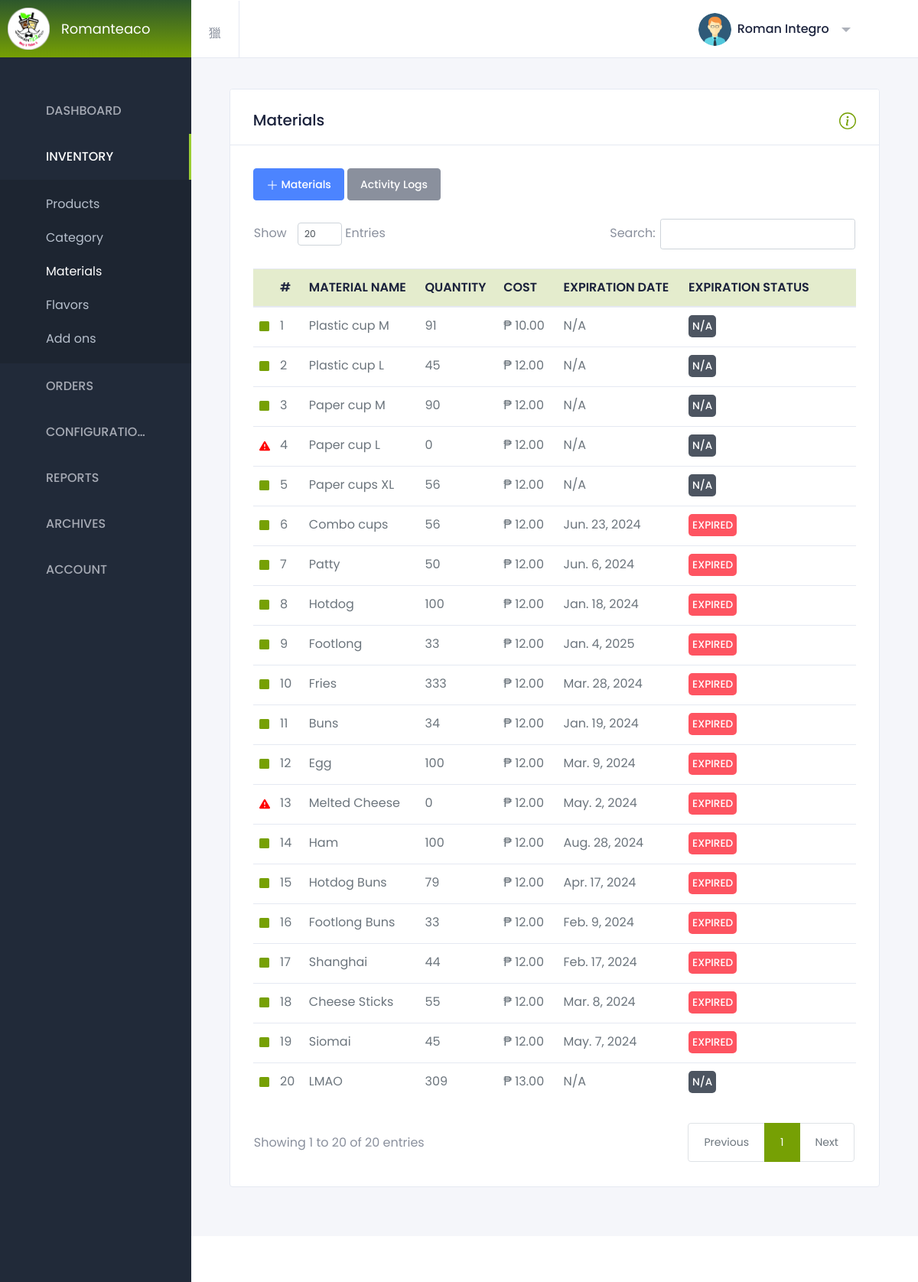
/materials.php (signed in), run on the app's committed database.
### tables this page shows
CREATE TABLE `system_settings` (
  `id` int(11) NOT NULL,
  `store_name` varchar(255) NOT NULL,
  `logo` varchar(255) NOT NULL,
  `email` varchar(255) NOT NULL,
  `opening_hours` varchar(255) NOT NULL,
  `address` varchar(255) NOT NULL,
  `contact_number` varchar(255) NOT NULL,
  `gcash_qr` varchar(255) NOT NULL,
  `gcash_number` varchar(255) NOT NULL
);

CREATE TABLE `materials` (
  `material_id` int(233) NOT NULL,
  `material_name` varchar(255) NOT NULL,
  `quantity` int(11) NOT NULL,
  `cost` int(11) NOT NULL,
  `measurement` varchar(122) DEFAULT NULL,
  `status` varchar(233) DEFAULT NULL,
  `expiration_date` date DEFAULT NULL,
  `expiration_status` varchar(122) DEFAULT NULL
);

### materials.php (the view, shortened to what this page needs)
<?php
include("connection/connect.php");
?>
<!DOCTYPE html>
<html lang="en" dir="ltr">
  <head>
    <link href="https://cdn.materialdesignicons.com/4.4.95/css/materialdesignicons.min.css" rel="stylesheet" />
    <link href="assets/plugins/nprogress/nprogress.css" rel="stylesheet" />
    <link rel="stylesheet" href="animations.css">
    <link href='assets/plugins/data-tables/datatables.bootstrap4.min.css' rel='stylesheet'>
    <link href='assets/plugins/data-tables/jquery.datatables.min.css' rel='stylesheet'>
    <link id="sleek-css" rel="stylesheet" href="assets/css/sleek.css" />
  </head>
  <body class="header-fixed sidebar-fixed sidebar-dark header-light" id="body">
    <div class="wrapper">
        <?php
        $page = "inventory";
        $subpage = "materials";
        include("./sidebar.php");
       ?>
        <div class="page-wrapper">
          <header class="main-header " id="header">
            <nav class="navbar navbar-static-top navbar-expand-lg">
              <button id="sidebar-toggler" class="sidebar-toggle">
              </button>
              <div class="navbar-right ">
                <ul class="nav navbar-nav">
                  <li class="dropdown user-menu">
    <button href="#" class="dropdown-toggle nav-link" data-toggle="dropdown">
        <?php
        $query = "SELECT * FROM admin_user";
        $result = mysqli_query($db, $query);
        if ($result) {
            $userData = mysqli_fetch_assoc($result);
            if (!empty($userData['image'])) {
                $imageURL = $userData['image'];
                echo '<img src="' . $imageURL . '" alt="User Image" style="height: 43px; width: 43px; border-radius: 50%;">';
            } else {
                echo 'No image found.';
            }
            echo '<span class="d-none d-lg-inline-block">' . $userData['fname'] . ' ' . $userData['lname'] . '</span>';
        } else {
            echo 'Database query failed.';
        }
        ?>
    </button>
</li>
                </ul>
              </div>
            </nav>
          </header>
          <div class="content-wrapper">
            <div class="content">
<div class="row">
<div class="col-12">
    <div class="card card-default">
        <div class="card-header card-header-border-bottom d-flex justify-content-between">
            <h2>Materials</h2>
            <button id="showModalBtn" data-toggle="modal" data-target="#myModal"></button>
        </div>
        <div class="card-body">
        <?php
$query = "SELECT * FROM materials";
$result = mysqli_query($db, $query);
$productData = array();
$query = "SELECT * FROM materials";
$result = mysqli_query($db, $query);
while ($row = mysqli_fetch_assoc($result)) {
    $productData[] = $row;
}
?>
               <button class="btn btn-primary" data-toggle="modal" data-target="#addMaterialModal"><svg xmlns="http://www.w3.org/2000/svg" width="16" height="16" fill="currentColor" class="bi bi-plus-lg" viewBox="0 0 16 16">
  <path fill-rule="evenodd" d="M8 2a.5.5 0 0 1 .5.5v5h5a.5.5 0 0 1 0 1h-5v5a.5.5 0 0 1-1 0v-5h-5a.5.5 0 0 1 0-1h5v-5A.5.5 0 0 1 8 2Z"/>
</svg>&nbsp;Materials</button>
<button class="btn btn-secondary" data-toggle="modal" data-target="#activityLogsModal">Activity Logs</button>
               <div class="expendable-data-table">
                <br>
                <table id="expendable-data-table" class="table display nowrap" style="width:100%">
               <thead style="background-color: #e4eccd">
                        <tr>
                        <th scope="col"></th>
                            <th scope="col">#</th>
                            <th scope="col">MATERIAL NAME</th>
                            <th scope="col">QUANTITY</th>
                            <th scope="col">COST</th>
                            <th scope="col">EXPIRATION DATE</th>
                            <th scope="col">EXPIRATION STATUS</th>
                        <th scope="col"></th>
                        </tr>
                    </thead>
                   <tbody>
                       <?php $rowCount = 1; foreach ($productData as $product): ?>
                           <tr>
                           <td style="padding-left: .5rem">
    <?php
    $squareFillColor = '#76a004';
    $triangleFill = false;
    if ($product['quantity'] >= 1 && $product['quantity'] <= 20) {
        $squareFillColor = 'orange';
    } else if ($product['quantity'] == 0) {
        $triangleFill = true;
    }
    ?>
    <?php if (!$triangleFill) { ?>
        <svg xmlns="http://www.w3.org/2000/svg" width="13" height="13" fill="<?php echo $squareFillColor; ?>" class="bi bi-square-fill" viewBox="0 0 16 16">
            <path d="M0 2a2 2 0 0 1 2-2h12a2 2 0 0 1 2 2v12a2 2 0 0 1-2 2H2a2 2 0 0 1-2-2V2z"/>
        </svg>
    <?php } ?>
</td>
                               <td><?php echo $rowCount; ?></td>
                               <td><?php echo $product['material_name']; ?></td>
                               <td><?php echo $product['quantity']; ?></td>
                               <td><?php echo "₱ ".number_format($product['cost'], 2); ?></td>
                               <?php
$currentDate = date('Y-m-d H:i:s');
$threshold = 90 * 24 * 60 * 60;
$expirationTimestamp = strtotime($product['expiration_date']);
$timeDifference = $expirationTimestamp - strtotime($currentDate);
if ($product['expiration_date']==null) {
    $expirationStatus = "N/A";
    $backgroundColor = "#4d5561";
}
elseif ($timeDifference <= 0) {
    $expirationStatus = "EXPIRED";
    $backgroundColor = "#fe5461";
} elseif ($timeDifference <= $threshold) {
    $expirationStatus = "NEARLY EXPIRED";
    $backgroundColor = "orange";
} else {
    $expirationStatus = "GOOD";
    $backgroundColor = "#76a004";
}
echo '<td>' . ($product["expiration_date"] ? date('M. j, Y', $expirationTimestamp) : "N/A") . '</td>';
echo '<td><span style="background-color: ' . $backgroundColor . '; border-radius: 5px; padding: 5px; text-transform: uppercase; color: white; font-size: 85%; font-weight: 500;">' . $expirationStatus . '</span></td>';
?>
                               <td style="text-align: right;">
    <div class="dropdown show d-inline-block widget-dropdown" style="margin-top: -10px;">
        <a class="dropdown-toggle icon-burger-mini" href="#" role="button" id="dropdown-recent-order1" data-toggle="dropdown" aria-haspopup="true" aria-expanded="false" data-display="static"></a>
    </div>
</td>
                           </tr>
                           <?php
                                $rowCount++;
                                endforeach;
                            ?>
                   </tbody>
               </table>
               </div>
        </div>
    </div>
</div>
</div>
      </div>
    </div>
    <footer class="footer mt-auto">
      <div class="copyright bg-white">
      </div>
    </footer>
    </div>
  </div>
</body>
</html>

### sidebar.php (shortened to what this page needs)
<aside class="left-sidebar bg-sidebar">
    <div id="sidebar" class="sidebar sidebar-with-footer">
    <div class="app-brand">
        <a href="#" title="Sleek Dashboard">
        <?php
    $query = "SELECT * FROM system_settings";
    $result = mysqli_query($db, $query);
    if ($result) {
        $productData = mysqli_fetch_assoc($result);
        if (!empty($productData['logo'])) {
            $imageURL = $productData['logo'];
            echo '<img src="' . $imageURL . '" alt="Product Image" style="height: 55px; width: 55px; margin-left: -15px;">';
        } else {
            echo 'No image found.';
        }
    } else {
        echo 'Database query failed.';
    }
    ?>
        <?php
$query = "SELECT store_name FROM system_settings";
$result = mysqli_query($db, $query);
if ($row = mysqli_fetch_assoc($result)) {
    $storeName = $row['store_name'];
}
?>
<span class="brand-name text-truncate"><?php echo $storeName; ?></span>
        </a>
    </div>
    <div class="" data-simplebar style="height: 100%;">
        <ul class="nav sidebar-inner" id="sidebar-menu">
        <li class="has-sub <?=$page == "dashboard" ? "active expand": ""?>">
            <a class="sidenav-item-link" href="javascript:void(0)" data-toggle="collapse" data-target="#dashboard"
            aria-expanded="false" aria-controls="dashboard">
            <span class="nav-text">Dashboard</span> <b class="caret"></b>
            </a>
        </li>
        <li class="has-sub <?=$page == "inventory" ? "active expand": ""?>">
            <a class="sidenav-item-link" href="javascript:void(0)" data-toggle="collapse" data-target="#tables"
            aria-expanded="false" aria-controls="tables">
            <span class="nav-text">Inventory</span> <b class="caret"></b>
            </a>
            <ul class="collapse <?=$page == "inventory" ? "show": ""?>" id="tables" data-parent="#sidebar-menu">
            <div class="sub-menu">
<li class="has-sub <?=$subpage == "products" ? "active expand": ""?>">
<a class="sidenav-item-link" href="javascript:void(0)" data-toggle="collapse" data-target="#data-tables"
aria-expanded="false" aria-controls="data-tables">
<span class="nav-text">Products</span> <b class="caret"></b>
</a>
</li>
                <li class="<?=$subpage == "category" ? "active": ""?>">
                <a class="sidenav-item-link" href="category.php">
                    <span class="nav-text">Category</span>
                </a>
                </li>
                <li class="<?=$subpage == "materials" ? "active": ""?>">
                <a class="sidenav-item-link" href="materials.php">
                    <span class="nav-text">Materials</span>
                </a>
                </li>
                <li class="<?=$subpage == "flavors" ? "active": ""?>">
                <a class="sidenav-item-link" href="flavors.php">
                    <span class="nav-text">Flavors</span>
                </a>
                </li>
                <li class="<?=$subpage == "add_ons" ? "active": ""?>">
                <a class="sidenav-item-link" href="add-ons.php">
                    <span class="nav-text">Add ons</span>
                </a>
                </li>
            </div>
            </ul>
        </li>
        <li class="has-sub <?=$page == "orders" ? "active expand": ""?>">
            <a onclick="stopSound();" class="sidenav-item-link" href="javascript:void(0)" data-toggle="collapse" data-target="#app"
            aria-expanded="false" aria-controls="app">
            <span class="nav-text" onclick="stopSound();">Orders</span>
            <b class="caret"></b>
            </a>
        </li>
        <li class="has-sub <?=$page == "config" ? "active expand": ""?>">
            <a class="sidenav-item-link" href="javascript:void(0)" data-toggle="collapse" data-target="#widgets1"
            aria-expanded="false" aria-controls="widgets1">
            <span class="nav-text">Configuration</span> <b class="caret"></b>
            </a>
        </li>
        <li class="has-sub <?=$page == "report1" ? "active expand": ""?>">
            <a class="sidenav-item-link" href="javascript:void(0)" data-toggle="collapse" data-target="#widgets2"
            aria-expanded="false" aria-controls="widgets2">
            <span class="nav-text">Reports</span> <b class="caret"></b>
            </a>
        </li>
        <li class="has-sub <?=$page == "archives" ? "active expand": ""?>">
            <a class="sidenav-item-link" href="javascript:void(0)" data-toggle="collapse" data-target="#widget"
            aria-expanded="false" aria-controls="widget">
            <span class="nav-text">Archives</span> <b class="caret"></b>
            </a>
        </li>
        <li class="has-sub <?=$page == "account" ? "active expand": ""?>">
            <a class="sidenav-item-link" href="javascript:void(0)" data-toggle="collapse" data-target="#widgets"
            aria-expanded="false" aria-controls="widgets">
            <span class="nav-text">Account</span> <b class="caret"></b>
            </a>
        </li>
        </ul>
    </div>
    </div>
</aside>

### materials.php (style rules this page uses)
.content { animation: transitionIn-Y-bottom 1s; }
#expendable-data-table th { font-weight: 600; }

### data on the page
system_settings: logo (picture), store_name "Romanteaco"
materials: material_name "Plastic cup M", quantity "91", cost "10.00", shows "N/A", expiration_date "N/A"
materials: material_name "Plastic cup L", quantity "45", cost "12.00", shows "N/A", expiration_date "N/A"
materials: material_name "Paper cup M", quantity "90", cost "12.00", shows "N/A", expiration_date "N/A"
materials: material_name "Paper cup L", quantity "0", cost "12.00", shows "N/A", expiration_date "N/A"
materials: material_name "Paper cups XL", quantity "56", cost "12.00", shows "N/A", expiration_date "N/A"
materials: material_name "Combo cups", quantity "56", cost "12.00", expiration_date "Jun. 23, 2024", expiration_date "EXPIRED"
materials: material_name "Patty", quantity "50", cost "12.00", expiration_date "Jun. 6, 2024", expiration_date "EXPIRED"
materials: material_name "Hotdog", quantity "100", cost "12.00", expiration_date "Jan. 18, 2024", expiration_date "EXPIRED"
materials: material_name "Footlong", quantity "33", cost "12.00", expiration_date "Jan. 4, 2025", expiration_date "EXPIRED"
materials: material_name "Fries", quantity "333", cost "12.00", expiration_date "Mar. 28, 2024", expiration_date "EXPIRED"
materials: material_name "Buns", quantity "34", cost "12.00", expiration_date "Jan. 19, 2024", expiration_date "EXPIRED"
materials: material_name "Egg", quantity "100", cost "12.00", expiration_date "Mar. 9, 2024", expiration_date "EXPIRED"
materials: material_name "Melted Cheese", quantity "0", cost "12.00", expiration_date "May. 2, 2024", expiration_date "EXPIRED"
materials: material_name "Ham", quantity "100", cost "12.00", expiration_date "Aug. 28, 2024", expiration_date "EXPIRED"
materials: material_name "Hotdog Buns", quantity "79", cost "12.00", expiration_date "Apr. 17, 2024", expiration_date "EXPIRED"
materials: material_name "Footlong Buns", quantity "33", cost "12.00", expiration_date "Feb. 9, 2024", expiration_date "EXPIRED"
materials: material_name "Shanghai", quantity "44", cost "12.00", expiration_date "Feb. 17, 2024", expiration_date "EXPIRED"
materials: material_name "Cheese Sticks", quantity "55", cost "12.00", expiration_date "Mar. 8, 2024", expiration_date "EXPIRED"
materials: material_name "Siomai", quantity "45", cost "12.00", expiration_date "May. 7, 2024", expiration_date "EXPIRED"
materials: material_name "LMAO", quantity "309", cost "13.00", shows "N/A", expiration_date "N/A"

### other printed values
$userData['fname'] "Roman"
$userData['lname'] "Integro"
